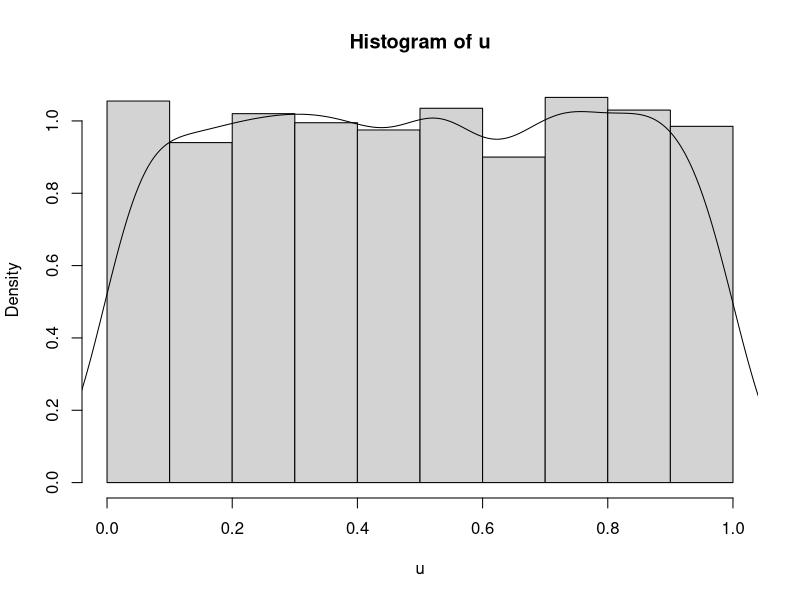
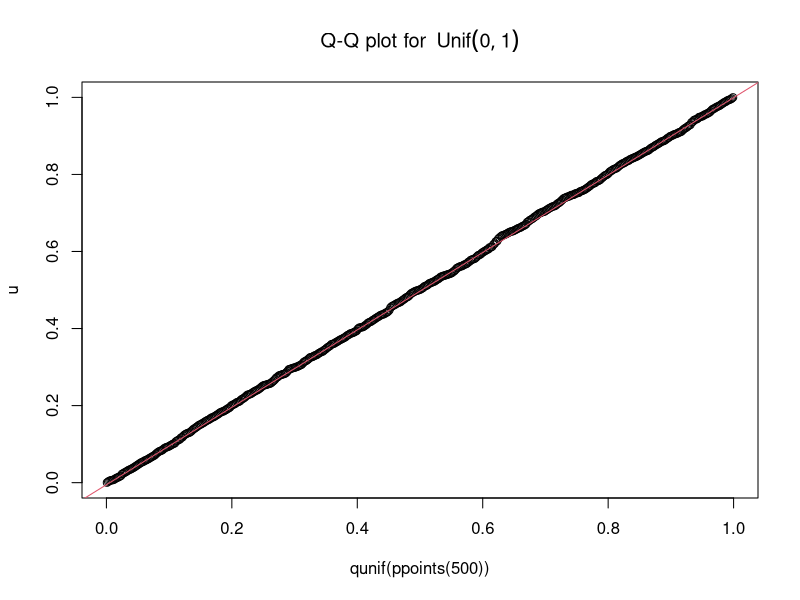
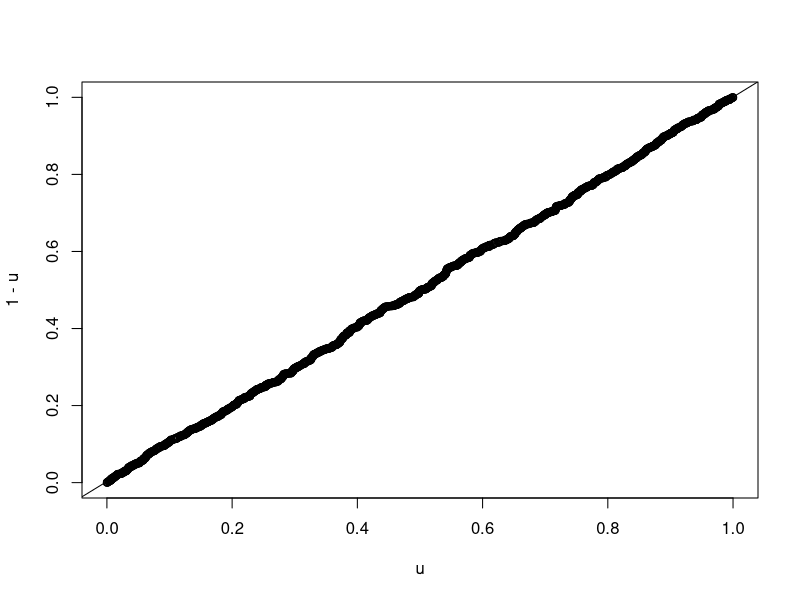
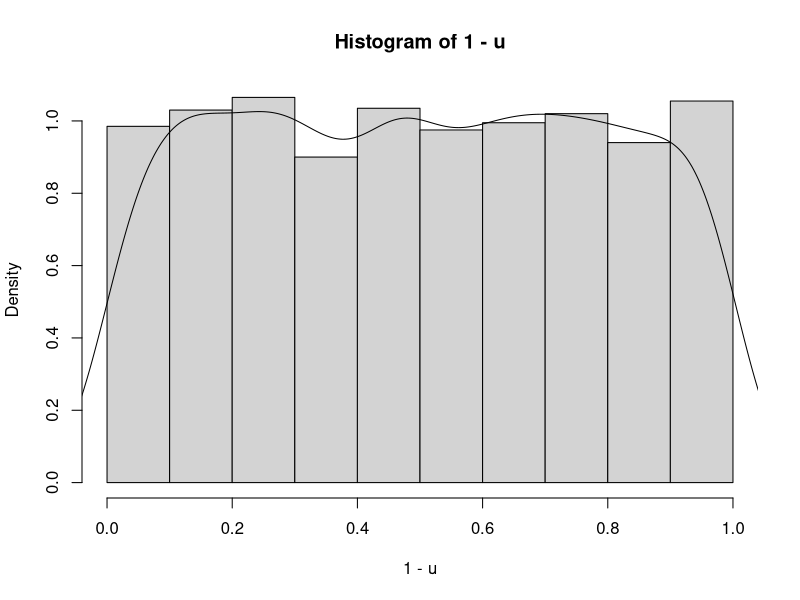
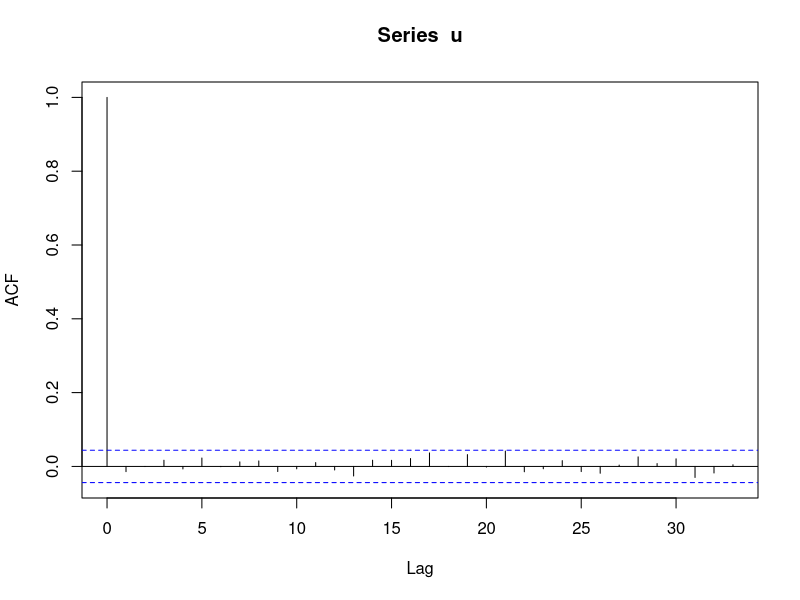
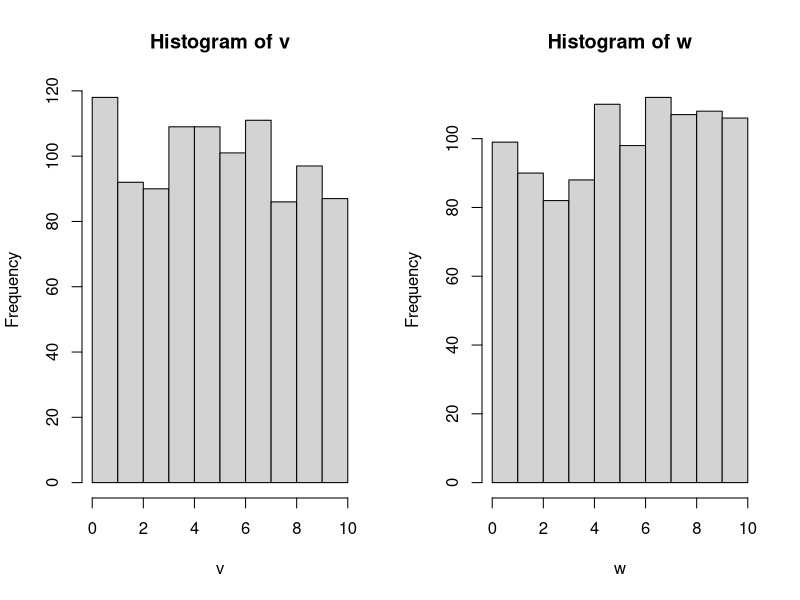
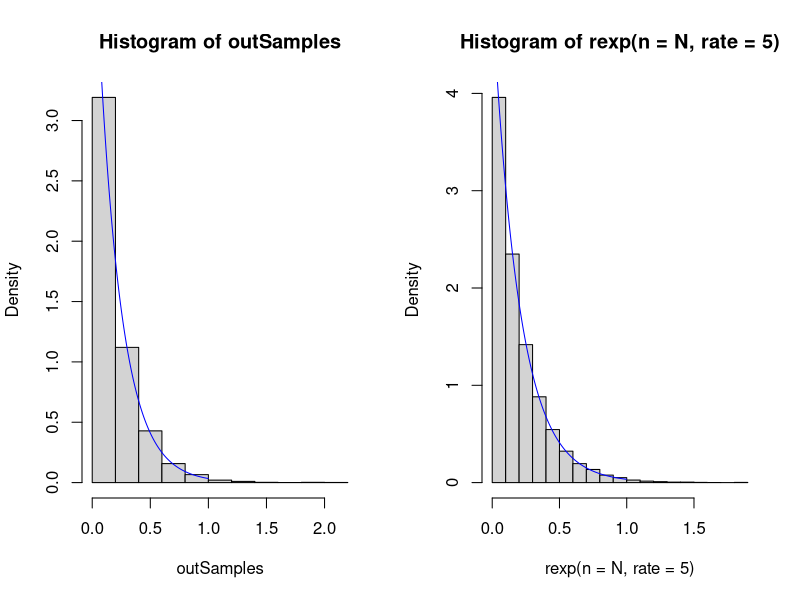
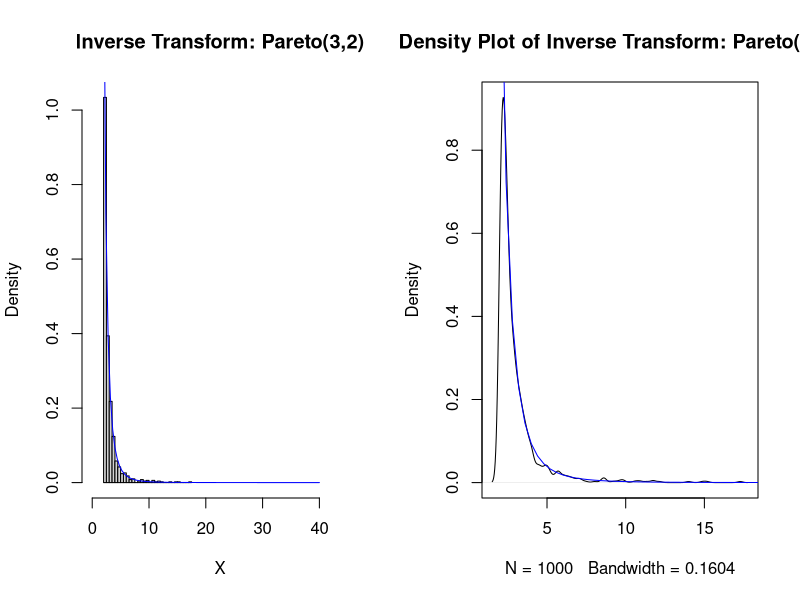

Write the R code that produced these figures, in order.
## ---- chunk 1

u = runif(2000)

#par(mfrow=c(1,2))
hist(u, probability=TRUE)
lines(density(u), xlim=c(0,1))
#par(mfrow=c(1,1))

## Q-Q plot for `runif` data against true theoretical distribution:
qqplot(qunif(ppoints(500)), u,
      main = expression("Q-Q plot for" ~~ {Unif(0,1)}))
qqline(u, distribution = qunif,
      prob = c(0.1, 0.6), col = 2)


qqplot(u,1-u)
qqline(u, distribution = qunif)

hist(1-u, probability = TRUE) ## also follows a uniform dist
lines(density(1-u), xlim=c(0,1))

acf(u) ## autocorrelation of random number generation

## ---- chunk 2
par(mfrow = c(1,2))
v = 10 * runif(1000, 0, 1) ## v ~ unif(0, 10)
hist(v)

w = runif(1000, 0, 10) ## unif(0, 10)
hist(w)


## ---- chunk 3
N = 10^4
u = runif(N)

fInv = function(u){
  (-1/5) * log(u) ## or log(1-u)
}

outSamples = fInv(u)

## ---- chunk 4
par(mfrow = c(1,2))
hist(outSamples, probability = TRUE)
lines(x = ppoints(200), y = dexp(x = ppoints(200), rate = 5), 
      col = "blue")
hist(rexp(n = N, rate = 5), probability = TRUE)
lines(x = ppoints(200), y = dexp(x = ppoints(200), rate = 5), 
      col = "blue")

## ---- chunk 5
n = 1000
U =runif(n)
a = 3
b = 2
X = b*(1-U)^(-1/a)
pareto = function(x){(a*(b^a)/x^(a+1))}

## ---- chunk 6
par(mfrow = c(1,2))
hist(X, probability = TRUE, breaks = 25, xlim =c(0, 45),main = "Inverse Transform: Pareto(3,2)")
curve(pareto(x), from = 0, to = 40, add = TRUE, col = "blue")
plot(density(X), main = "Density Plot of Inverse Transform: Pareto(3, 2)")
curve(pareto(x), from = 0, to = 40, add = TRUE, col = "blue")


## ---- chunk 7
cdf = c(0.0, 0.1, 0.3, 0.5, 0.7, 1.0)
results = numeric(length = 1000) ## creates a vector of zeros
u = runif(1000)
for(i in 2:6){
    ind = (cdf[i-1] < u) & (u <= cdf[i])
    results[ind] <- (i-2)
}

table(results) / 1000

## ---- chunk 8

hist(results, probability = TRUE)

## ---- chunk 9
## Accept-Reject
M = 1.5
X = rep(x = NA, 5) ## create a vector of length 5 of NAs
set.seed(123)
f <- function(x){ 6*x*(1 - x)} ## pdf of Beta(2,2)
g <- function(x){ 1 } ## pdf of Unif(0,1) is just 1

## ---- chunk 10

for(i in 1:5){
  print(paste("Run: ", i))
  u = runif(1)
  y = runif(1)
  print(paste("U: ", u, "and Y:", y))
  accept <- u <= f(y)/(M* g(y))
  print(paste("Accept? ", accept))
  if(accept){
    X[i] <- y
  }
}

## ---- chunk 11
X = rep(NA, 10000)
M = 1.5
i = 0 ## index set to start at 0
while(sum(is.na(X))){
  U = runif(1)
  Y = runif(1)
  accept <- U <= f(Y)/(M*g(Y))
  #print(paste("Accept? ", accept))
  if(accept){
    i = i+1 ## update the index
    X[i] <- Y
  }
}

## ---- chunk 12

hist(X, xlab = "X", main = "Beta(2,2) from Accept-Reject algorithm", 
     probability = TRUE)
beta <- function(x) 6*x*(1-x)
curve(expr = beta, from = 0, to = 1, add = TRUE)

## ---- chunk 13

par(mfrow=c(1,2))
curve(expr = beta, from = 0, to = 1, 
      xlim = c(-0.5, 1.5), ylim = c(0,2),
      main = "Beta(2,2) Density with Unif(0,1)",
      xlab = "x", ylab = "density")

x = seq(from = -1, to = 2, by = 0.01)
Unif1 = function(x){ ifelse(x >= 0 & x <= 1, 1, 0) }
polygon(x, Unif1(x), lty = 9)


curve(expr = beta, from = 0, to = 1, 
      xlim = c(-0.2, 1.2), ylim = c(0,2),
      main = "Beta(2,2) with M*Unif(0,1)",
      xlab = "x", ylab = "density")

Unif2 = function(x){ ifelse(x >= 0 & x <= 1, 1*M, 0) }
polygon(x, Unif2(x), lty = 2)

#abline(h = 1.5, col = "red")
par(mfrow=c(1,1))


## ---- chunk 14
N = 10000; U = runif(N); Y = runif(N); M = 1.5

f <- function(x){ 6*x*(1 - x)} ## pdf of Beta(2,2)
g <- function(x){ 1 } ## pdf of Unif(0,1) is just 1

accept <- U*M < f(Y)/(g(Y))

mean(accept) ## acceptance rate
print(1/M) ## probability of acceptance

plot(Y, U*M, col = as.numeric(accept)+3, 
     xlim = c(-0.2, 1.2), ylim = c(0,2),
     main = "Accept-Reject with M = 1.5")



curve(expr = beta, from = 0, to = 1, 
      xlim = c(-0.5, 1.5), ylim = c(0,2),
      main = "Beta(2,2) with M*Unif(0,1)",
      xlab = "x", ylab = "density", add = TRUE,
      lwd = 4)

Unif2 = function(x){ ifelse(x >= 0 & x <= 1, 1*M, 0) }
polygon(x, Unif2(x), lty = 2, lwd = 2)

## ---- chunk 15
## let's simulate 10,000 samples from bin(n=10, p = 0.3)
N = 10000
n = 10
p = 0.3
x = as.numeric(runif(n = (n*N)) <= p) ## convert bools to 1 and 0
m = matrix(data = x, nrow = N, ncol = n)
Binom_samples = rowSums(m) 
## ---- chunk 16
par(mfrow = c(1,2))
hist(Binom_samples, probability = TRUE, main = "Binom(10,0.3) from Unif(0,1)", 
     col = "blue")
hist(rbinom(n = N, size = n, prob = p), probability = TRUE, main = "rbinom(10,0.3)",
     col = "cyan")
par(mfrow=c(1,1))



## ---- chunk 17

N = 1000

Z = rnorm(n = 2*N, mean = 0, sd = 1)
Z = matrix(data = Z, nrow = N, ncol = 2)

transfromation <- function(vec){
  R = sqrt(sum(vec^2))
  #R = sqrt(vec[1]^2 + vec[2]^2)
  return(R)
}


R_Out = apply(X = Z, MARGIN = 1, FUN = transfromation)

hist(R_Out)

## compare with Rayleigh {VGAM}	

sqrt(pi/2) ## theoretical mean
mean(R_Out) ## calculated mean

